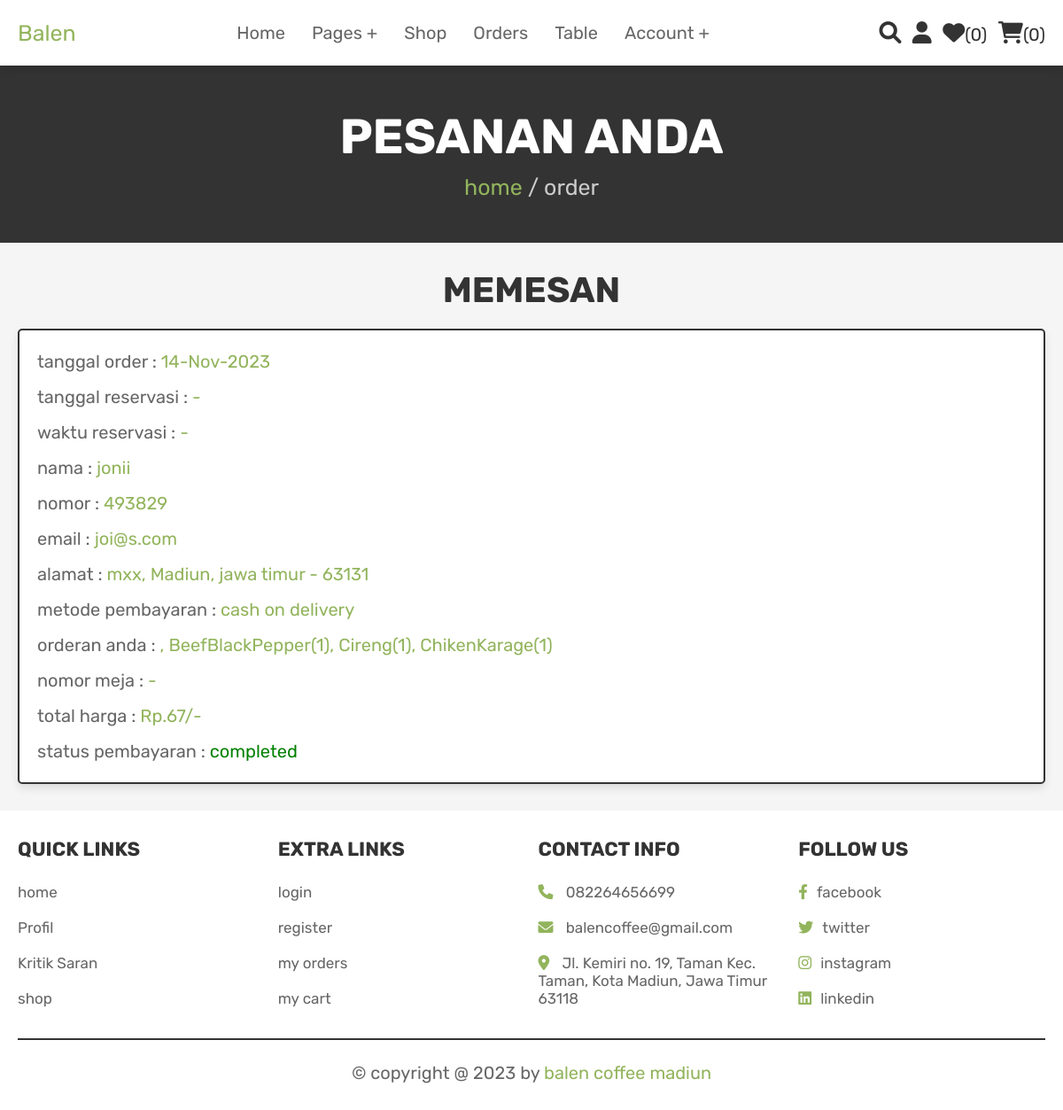
Before: /orders.php (signed in) with the older database file.
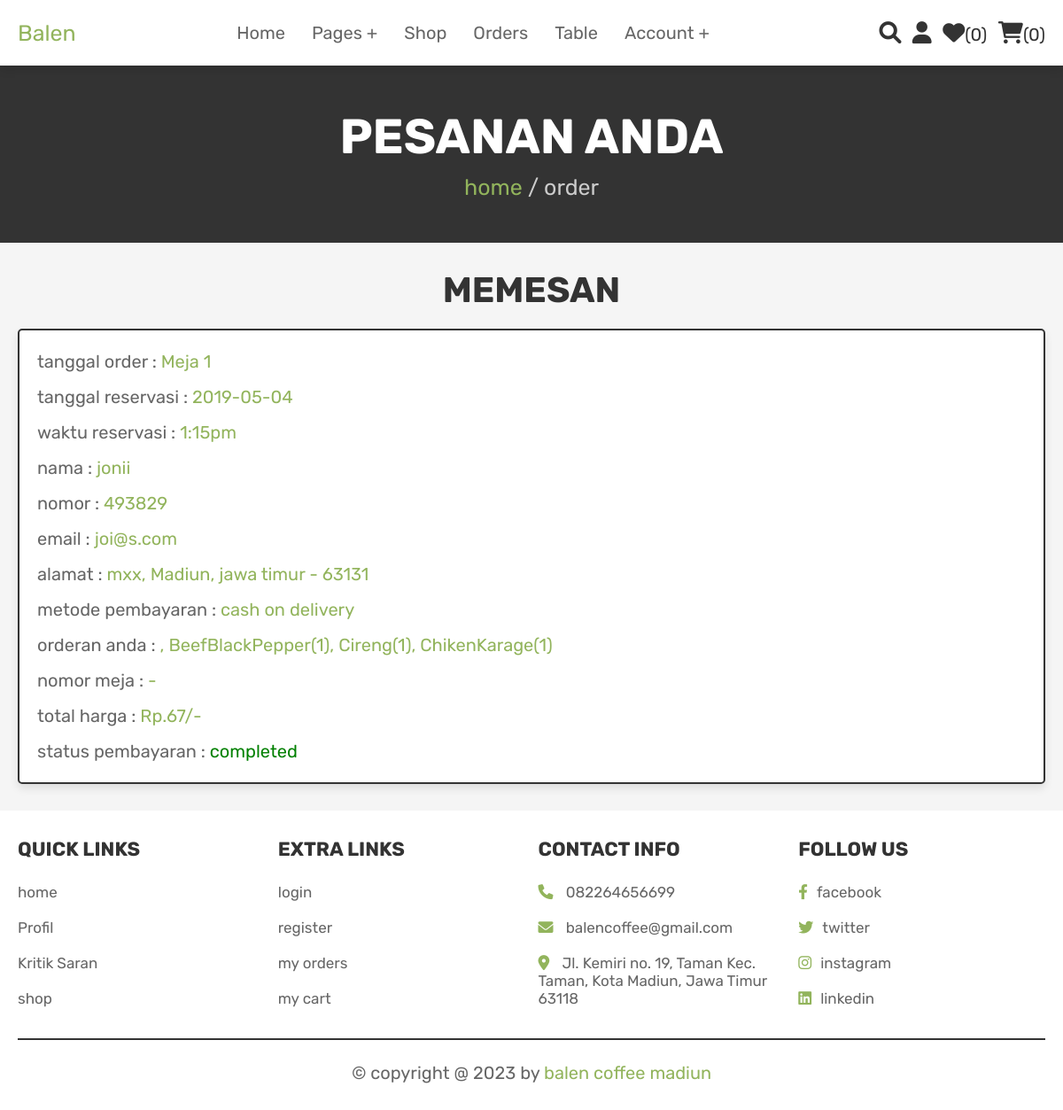
After: the same page with the newer database file.
### tables this page shows
CREATE TABLE `orders` (
  `id` int(100) NOT NULL,
  `user_id` int(100) NOT NULL,
  `name` varchar(100) NOT NULL,
  `number` varchar(12) NOT NULL,
  `email` varchar(100) NOT NULL,
  `method` varchar(50) NOT NULL,
  `address` varchar(500) NOT NULL,
  `total_products` varchar(1000) NOT NULL,
  `total_price` int(100) NOT NULL,
  `placed_on` varchar(50) NOT NULL,
  `No_Meja` varchar(50) NOT NULL,
  `booking_date` date DEFAULT NULL,
  `booking_time` varchar(30) DEFAULT NULL,
  `payment_status` varchar(20) NOT NULL DEFAULT 'pending'
);

### orders.php (the view, shortened to what this page needs)
<?php
@include 'config.php';
$user_id = $_SESSION['user_id'];
?>
<!DOCTYPE html>
<html lang="en">
<head>
   <link rel="stylesheet" href="https://cdnjs.cloudflare.com/ajax/libs/font-awesome/6.0.0/css/all.min.css">
   <link rel="stylesheet" href="css/style.css">
</head>
<body>
<?php @include 'header.php'; ?>
<section class="heading">
    <h3>Pesanan Anda</h3>
    <p> <a href="home.php">home</a> / order </p>
</section>
<section class="placed-orders">
    <h1 class="title">Memesan</h1>
    <div class="box-container">
    <?php
        $select_orders = mysqli_query($conn, "SELECT * FROM `orders` WHERE user_id = '$user_id'") or die('query failed');
        if(mysqli_num_rows($select_orders) > 0){
            while($fetch_orders = mysqli_fetch_assoc($select_orders)){
    ?>
    <div class="box">
        <p> tanggal order : <span><?php echo $fetch_orders['placed_on']; ?></span> </p>
        <p> tanggal reservasi : <span><?php echo $fetch_orders['booking_date'] ?? '-'; ?></span> </p>
        <p> waktu reservasi : <span><?php echo $fetch_orders['booking_time'] ?? '-'; ?></span> </p>
        <p> nama : <span><?php echo $fetch_orders['name']; ?></span> </p>
        <p> nomor : <span><?php echo $fetch_orders['number']; ?></span> </p>
        <p> email : <span><?php echo $fetch_orders['email']; ?></span> </p>
        <p> alamat : <span><?php echo $fetch_orders['address']; ?></span> </p>
        <p> metode pembayaran : <span><?php echo $fetch_orders['method']; ?></span> </p>
        <?php
        $listString = $fetch_orders['total_products'];
        $itemArray = explode(",", str_replace(" ", "", $listString));
        $resultMeja = [];
        $resultProduct = [];
        foreach ($itemArray as $item) {
            if (strpos($item, "Meja") !== false) {
                $resultMeja[] = $item;
            } else {
              $resultProduct[] = $item;
            }
        }
        ?>
        <p> orderan anda : <span><?php echo implode(', ', $resultProduct); ?></span> </p>
        <p> nomor meja : <span>
          <?php
          $resultMejaNumber = [];
          if (sizeof($resultMejaNumber) > 0) {
            echo implode(', ', $resultMejaNumber);
          } else {
            echo '-';
          }
          ?>
          </span> </p>
        <p> total harga : <span>Rp.<?php echo $fetch_orders['total_price']; ?>/-</span> </p>
        <p> status pembayaran : <span style="color:<?php if($fetch_orders['payment_status'] == 'pending'){echo 'tomato'; }else{echo 'green';} ?>"><?php echo $fetch_orders['payment_status']; ?></span> </p>
    </div>
    <?php
        }
    }else{
        echo '<p class="Kosong">belum ada pesanan!</p>';
    }
    ?>
    </div>
</section>
<?php @include 'footer.php'; ?>
</body>
</html>

Changed rows visible on the page:
changed orders "jonii": placed_on "14-Nov-2023" → "Meja 1"; booking_date "-" → "2019-05-04"; booking_time "-" → "1:15pm"
